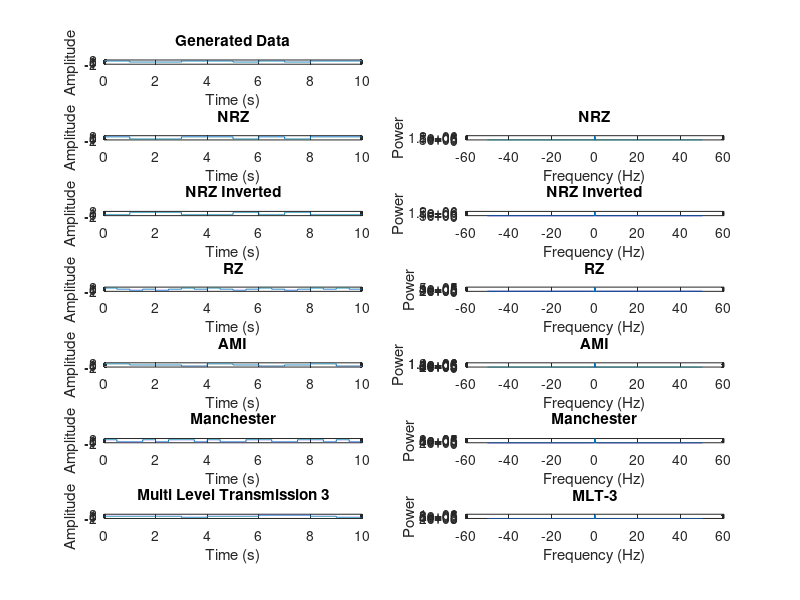

The MATLAB source for this figure:
clear, clc, close all;

% Generate a random binary vector
binary_vector = randi([0 1], 1, 10);

% Set the sampling frequency and bit time
fs = 100;
Tb = 10;

% Generate time vector
t = 0:1/fs:Tb-1/fs;
x_axis = 0: 0.001:10-0.001;
% NRZ

nrz = zeros(1, length(binary_vector)*length(t));
for i = 1:length(binary_vector)
    if binary_vector(i) == 0
        nrz((i-1)*length(t)+1:i*length(t)) = [-1*ones(1, length(t)/2), -1*ones(1, length(t)/2)];
    else
        nrz((i-1)*length(t)+1:i*length(t)) = [ones(1, length(t)/2), ones(1, length(t)/2)];
    end
end
nrz_psd = abs(fftshift(fft(nrz))).^2/Tb;
nrz_f = linspace(-fs/2,fs/2,length(nrz_psd));

figure;
subplot(721)
plot(x_axis,repelem(binary_vector,1000))
ylim([-2 2])
title('Generated Data');
xlabel('Time (s)');
ylabel('Amplitude');
subplot(723);
plot(x_axis,nrz);
ylim([-2 2])
title('NRZ');
xlabel('Time (s)');
ylabel('Amplitude');

% NRZ inverted
nrz_inv = -nrz;

subplot(725);
plot(x_axis, nrz_inv);
ylim([-2 2])
title('NRZ Inverted');
xlabel('Time (s)');
ylabel('Amplitude');

nrz_inv_psd = abs(fftshift(fft(nrz_inv))).^2/Tb;
nrz_inv_f = linspace(-fs/2,fs/2,length(nrz_inv_psd));

% RZ
rz = zeros(1, length(binary_vector)*length(t));
for i = 1:length(binary_vector)
    if binary_vector(i) == 0
        rz((i-1)*length(t)+1:i*length(t)) = [-1*ones(1, length(t)/2), zeros(1, length(t)/2)];
    else
        rz((i-1)*length(t)+1:i*length(t)) = [ones(1, length(t)/2), zeros(1, length(t)/2)];
    end
end

subplot(727);
plot(x_axis, rz);
ylim([-2 2])
title('RZ');
xlabel('Time (s)');
ylabel('Amplitude');

rz_psd = abs(fftshift(fft(rz))).^2/Tb;
rz_f = linspace(-fs/2,fs/2,length(rz_psd));

% AMI
ami = zeros(1, length(binary_vector)*length(t));
last_volt = 1;
for i = 1:10
    if binary_vector(i) == 0
        ami((i-1)*length(t)+1:i*length(t)) = zeros(1, length(t));
    else
        ami((i-1)*length(t)+1:i*length(t)) = last_volt * [1*ones(1, length(t)/2), 1*ones(1, length(t)/2)];
        last_volt = -1*ami(i*length(t));
    end
end

subplot(729);
plot(x_axis, ami);
ylim([-2 2])
title('AMI');
xlabel('Time (s)');
ylabel('Amplitude');

ami_psd = abs(fftshift(fft(ami))).^2/Tb;
ami_f = linspace(-fs/2,fs/2,length(ami_psd));

% Manchester coding
manchester = zeros(1, length(binary_vector)*length(t));
for i = 1:length(binary_vector)
    if binary_vector(i) == 0
        manchester((i-1)*length(t)+1:i*length(t) )= [-1*ones(1, length(t)/2) ones(1, length(t)/2)] ;
    else
        manchester((i-1)*length(t)+1:i*length(t)) = [ones(1, length(t)/2)  -1*ones(1, length(t)/2)];
    end
end

subplot(7,2,11);
plot(x_axis, manchester);
ylim([-2 2])
title('Manchester');
xlabel('Time (s)');
ylabel('Amplitude');

manchester_psd = abs(fftshift(fft(manchester))).^2/Tb;
manchester_f = linspace(-fs/2,fs/2,length(manchester_psd));

% Multi level transmission 3
multi_level_3 = zeros(1, length(binary_vector)*length(t));
prev=[ones(1,length(t)), zeros(1,length(t)) ,ones(1,length(t))];
last_value=[1 0 -1 0];
n=1;
for i = 1:length(binary_vector)
     
    if binary_vector(i) == 0
        multi_level_3((i-1)*length(t)+1:i*length(t)) =last_value(n)*ones(1,length(t)) ;
    else
        n=n+1;
		if n==5
			n=1;
		end
        multi_level_3((i-1)*length(t)+1:i*length(t)) =last_value(n)*ones(1,length(t));
    end
    
end

% Plot the modulated signals
subplot(7,2,13);
plot(x_axis, multi_level_3);
ylim([-2 2])
title('Multi Level Transmission 3');
xlabel('Time (s)');
ylabel('Amplitude');

mlt3_psd = abs(fftshift(fft(multi_level_3))).^2/Tb;
mlt3_f = linspace(-fs/2,fs/2,length(mlt3_psd));


subplot(724);
plot(nrz_f, nrz_psd);
title('NRZ');
xlabel('Frequency (Hz)');
ylabel('Power');

subplot(726);
plot(nrz_inv_f, nrz_inv_psd);
title('NRZ Inverted');
xlabel('Frequency (Hz)');
ylabel('Power');

subplot(728);
plot(rz_f, rz_psd);
title('RZ');
xlabel('Frequency (Hz)');
ylabel('Power');

subplot(7,2,10);
plot(ami_f, ami_psd);
title('AMI');
xlabel('Frequency (Hz)');
ylabel('Power');

subplot(7,2,12);
plot(manchester_f, manchester_psd);
title('Manchester');
xlabel('Frequency (Hz)');
ylabel('Power');

subplot(7,2,14);
plot(mlt3_f, mlt3_psd);
title('MLT-3');
xlabel('Frequency (Hz)');
ylabel('Power');